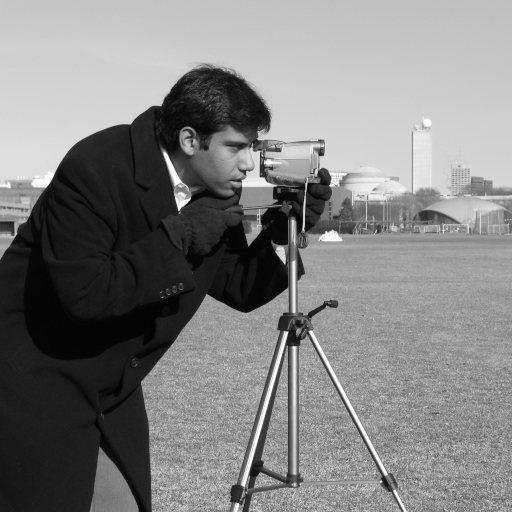
#> input picture skimage.data.camera(), 512 x 512 px
$ jupyter execute --allow-errors lab5.ipynb
#> lines starting #> are read from the running program, lines starting #| are printed output that depends on the picture; after the words box and inside, x2 and y2 are one past the last pixel; in counts of white or black regions, pixels touching at a corner belong together
# Assignment 5: Morphological & Color image processing

[cell 1]
#to import all the necessary libraries:
import numpy as np
import matplotlib.pyplot as plt
import skimage as ski
from skimage import data
from skimage import filters
import skimage.morphology as morph

## Exercise 1: Global and local Thresholding

(a) Use the sample image of the camera man ($\texttt{data.camera()}$) and display it. Determine an appropriate threshold in intensity (counts) for the image by displaying the histogram. Display the image again using this threshold. Why have you chosen this threshold?

**Threshold Definition:** The simplest thresholding methods replace each pixel in an image with a black pixel if the image intensity $I_{i,j}$ is less than some fixed constant T (that is, $I_{i,j} < T$), or a white pixel if the image intensity is greater than that constant. ([Definition from Wikipedia](https://en.wikipedia.org/wiki/Thresholding_(image_processing)#Definition))

Base on the definition, one of the most trivial methods to peak a threshold value is to choose the minimum value (or somewhere in vicinity) of probability density with respect to the image's histogram. Therefore, the image is going to be divided into two major sections due to is  maximum probability of densities which are called *object point $f(x,y) > T$* & *background point $f(x,y) < T$* in those sections. Unfortunately, this method only works the best for images with two dominant modes.

With respect to the explanations above and the shape of histogram for *Camera Man*, the best point for $T$ is somewhere near 50 or 70.

[cell 2]
img = data.camera()
#> img is the input picture: shape (512, 512); min 0, max 255, mean 129.1
imggr = ski.color.rgb2gray(img)
imggr_threshold = imggr > 70
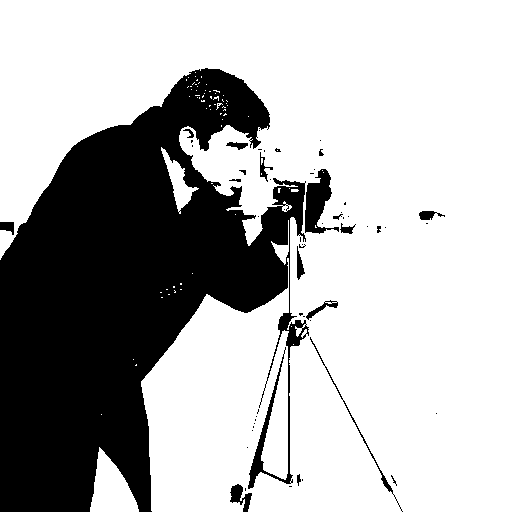
#> imggr_threshold: shape (512, 512) bool; 69.9% white; 57 black regions (40 under 20 px), largest, box (x1, y1, x2, y2) and area: (0, 68, 309, 512) 75961, (305, 169, 339, 234) 1126, (310, 337, 403, 512) 313
imggr_threshold = ski.util.img_as_ubyte(imggr_threshold)

[cell 3]
fig, axes = plt.subplots(2, 2, figsize=(20, 10))
ax = axes.ravel()

ax[0].imshow(imggr, cmap='gray')
ax[0].set_title("Original Image")
ax[1].hist(imggr.ravel(), bins=500, histtype='stepfilled', color='black')
ax[1].set_title("Histogram")
ax[2].imshow(imggr_threshold, cmap='gray')
ax[2].set_title("Threshold Image")
ax[3].hist(imggr_threshold.ravel(),
           bins=500,
           histtype='stepfilled',
           color='black')
ax[3].set_title("Histogram")

(b) Use the threshold-functions of the $\texttt{skimage.filters}$-Module $\texttt{threshold$\_$minimum}$, $\texttt{threshold$\_$mean}$, and $\texttt{threshold$\_$otsu}$ to obtain a threshold and display the image with this threshold. Compare the different results with the image in (a). Explain the idea behind the three different threshold methods.

**Minimum Threshold:** Return threshold value based on minimum method. The histogram of the input image is computed and smoothed until there are only two maxima. Then the minimum in between is the threshold value.

**Mean Threshold:** Return threshold value based on the mean of grayscale values.

**Otsu Threshold:** This threshold is determined by minimizing intra-class intensity variance, or equivalently, by maximizing inter-class variance base on formula:
$$\sigma^{2}_{\omega}(t)=\sigma^{2}_{1}(t)\omega_{1}(t) + \sigma^{2}_{2}(t)\omega_{2}(t)$$
Weights $\omega_{1}$ and $\omega_{2}$ are the probabilities of the two classes separated by a threshold $t$ ,and $\sigma^{2}_{1}$ and $\sigma^{2}_{2}$ are variances of these two classes. ([Reference: Wikipedia](https://en.wikipedia.org/wiki/Otsu%27s_method#Otsu's_Method))

[cell 4]
imggr_minimum = imggr > filters.threshold_minimum(imggr)
#> imggr_minimum: shape (512, 512) bool; 69% white; 61 black regions (49 under 20 px), largest, box (x1, y1, x2, y2) and area: (0, 68, 403, 512) 80214, (419, 210, 458, 223) 212, (0, 221, 14, 235) 145
imggr_mean = imggr > filters.threshold_mean(imggr)
#> imggr_mean: shape (512, 512) bool; 63.7% white; 1918 black regions (1885 under 20 px), largest, box (x1, y1, x2, y2) and area: (0, 64, 461, 512) 89015, (468, 178, 512, 196) 265, (0, 221, 15, 236) 181
imggr_otsu = imggr > filters.threshold_otsu(imggr)
#> imggr_otsu: shape (512, 512) bool; 67.9% white; 179 black regions (168 under 20 px), largest, box (x1, y1, x2, y2) and area: (0, 67, 403, 512) 82891, (418, 210, 460, 224) 293, (0, 221, 14, 235) 163

[cell 5]
fig, axes = plt.subplots(1, 4, figsize=(20, 5))
ax = axes.ravel()

ax[0].imshow(imggr, cmap='gray')
ax[0].set_title("Original")
ax[1].imshow(imggr_minimum, cmap='gray')
ax[1].set_title("Minimum Threshold")
ax[2].imshow(imggr_mean, cmap='gray')
ax[2].set_title("Mean Threshold")
ax[3].imshow(imggr_otsu, cmap='gray')
ax[3].set_title("Otsu Threshold")

(c) Read-in the sample image $\texttt{data.page()}$ and display it. Use a global threshold (for the entire image) to create a binary image. What do you recognize?

There is big gray gradient in page, caused by the shadows on the page and because of that, global thresholding cannot extract the text from shadowy par. Because global threshold value assuming the shadowy part as an object point.

[cell 6]
img_page = data.page()
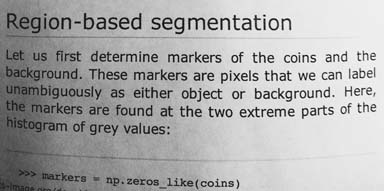
#> input picture skimage.data.page(), 384 x 191 px
#> img_page is the input picture: shape (191, 384); min 0, max 255, mean 171.5
imggr_page = ski.color.rgb2gray(img_page)
plt.imshow(imggr_page, cmap='gray')

[cell 7]
threshold_mean_page = imggr_page > filters.threshold_mean(imggr_page)
#> threshold_mean_page: shape (191, 384) bool; 55.7% white; 173 black regions (80 under 20 px), largest, box (x1, y1, x2, y2) and area: (0, 0, 214, 191) 27461, (154, 69, 188, 83) 217, (108, 17, 130, 30) 190
plt.imshow(threshold_mean_page, cmap='gray')

(d) Try a local thresholding method. What is the difference to a global threshold. Explain the method. Compare the results of global and local thresholding.

**Local thresholding method:** Compute a threshold mask image based on local pixel neighborhood. Also known as adaptive or dynamic thresholding. The threshold value is the weighted mean for the local neighborhood of a pixel subtracted by a constant.

**offset:** Constant subtracted from weighted mean of neighborhood to calculate the local threshold value. Default offset is 0.

[cell 8]
local_threshold_page = imggr_page > filters.threshold_local(
    imggr_page, 5, offset=11)
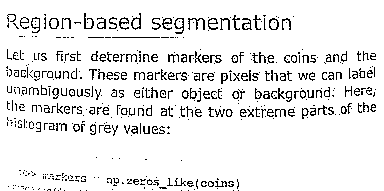
#> local_threshold_page: shape (191, 384) bool; 91.5% white; black in thin lines or dots, all inside (x1, y1, x2, y2) = (6, 13, 376, 191)

[cell 9]
fig, axes = plt.subplots(1, 2, figsize=(20, 5))
ax = axes.ravel()

ax[0].imshow(imggr_page, cmap='gray')
ax[0].set_title("Original")
ax[1].imshow(local_threshold_page, cmap='gray')
ax[1].set_title("Minimum Threshold")

## Exercise 2:

Read in the image $\texttt{sunspot.png}$, an image of a historical sunspot drawing and convert it into a binary image using a threshold. Perform the following morphological operations on the image:

[cell 10]
img = ski.util.img_as_ubyte(ski.io.imread('sunspot.png'))
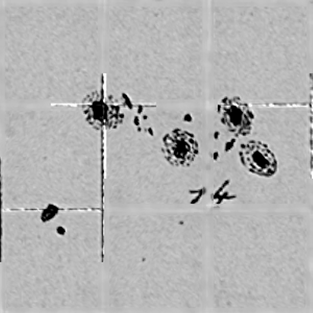
#> input picture lab5/sunspot.png, 313 x 313 px, shrunk from 600 x 600 before the run
#> img is the input picture: shape (313, 313, 3); min 0, max 255, mean 179.7
imggr = ski.color.rgb2gray(img)
imggr = ski.util.invert(imggr)
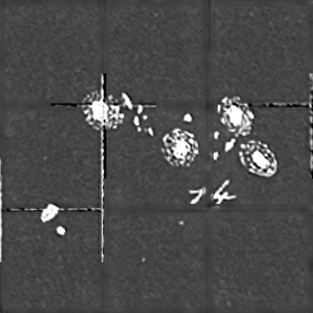
#> imggr: shape (313, 313) float64; min 0, max 1, mean 0.295
plt.imshow(imggr, cmap='gray')

[cell 11]
threshold_imggr = imggr > filters.threshold_otsu(imggr)
#> threshold_imggr: shape (313, 313) bool; 4% white; 82 white regions (57 under 20 px), largest, box (x1, y1, x2, y2) and area: (84, 88, 124, 128) 597, (221, 97, 254, 137) 576, (163, 128, 198, 165) 513
selem_disk = morph.disk(5)
selem_square = morph.square(11)

print('elemetn disk:')
print(selem_disk)
print('element square:')
print(selem_square)
plt.imshow(threshold_imggr, cmap='gray')

Here, there are two structure elements have been selected. To make a structure element the `morphology.[structure]` is used and the argument of `disk` and `square` defines respectively the radius and width of the two elements.

(a) Compute the dilation of the binary image using two different structuring elements.

**Dilation:** This morphological operation is based on hitting of the structural element and image. Which means, if structural element hit (image is scanned section is covered at least by one matrix element of structural element) a pixel in an image the other pixels of the image with size of structural element become 1. That causes, more white spaces in the image (value 1) and subsequently less black pixels (value 0)

[cell 12]
imggr_dilation_disk = morph.binary_dilation(threshold_imggr, selem_disk)
#> imggr_dilation_disk: shape (313, 313) bool; 14.8% white; 10 white regions, largest, box (x1, y1, x2, y2) and area: (77, 69, 161, 267) 4764, (208, 92, 282, 182) 3860, (157, 109, 203, 171) 1899
imggr_dilation_square = morph.binary_dilation(threshold_imggr, selem_square)
#> imggr_dilation_square: shape (313, 313) bool; 16.6% white; 9 white regions, largest, box (x1, y1, x2, y2) and area: (77, 69, 203, 267) 7390, (208, 92, 282, 182) 4259, (184, 175, 241, 209) 1384

[cell 13]
fig, axes = plt.subplots(1, 2, figsize=(10, 10))
ax = axes.ravel()

ax[0].imshow(imggr_dilation_disk, cmap='gray')
ax[0].set_title("Dilation Funcation disk")
ax[1].imshow(imggr_dilation_square, cmap='gray')
ax[1].set_title("Dilation Funcation Square")

(b) Compute the erosion of the binary image using two different structuring elements.

**Erosion:** This morphological operation is based on fitting of the structural element and image. Which means, if structural element fit (image scanned section is covered by all matrix element of structural element) a pixel in an image, the other pixels of the image with size of the structural element become 1. That causes, more black spaces and less white spaces.

[cell 14]
imggr_erosion_disk = morph.binary_erosion(threshold_imggr, selem_disk)
#> imggr_erosion_disk: shape (313, 313) bool; 0.12% white; 5 white regions (3 under 20 px), largest, box (x1, y1, x2, y2) and area: (96, 105, 104, 116) 57, (233, 111, 238, 121) 30
imggr_erosion_square = morph.binary_erosion(threshold_imggr, selem_square)
#> imggr_erosion_square: shape (313, 313) bool; 0.03% white; 2 white regions (1 under 20 px), largest, box (x1, y1, x2, y2) and area: (98, 107, 103, 114) 28

[cell 15]
fig, axes = plt.subplots(1, 2, figsize=(10, 10))
ax = axes.ravel()

ax[0].imshow(imggr_erosion_disk, cmap='gray')
ax[0].set_title("Erosion Funcation disk")
ax[1].imshow(imggr_erosion_square, cmap='gray')
ax[1].set_title("Erosion Funcation Square")

(c) Compute the opening of the binary image using two different structuring elements.

**Opening**: Is the operation of erosion and dilation, subsequently.

Together with closing, the opening serves in computer vision and image processing as a basic workhorse of morphological noise removal. Opening removes small objects from the foreground (usually taken as the bright pixels) of an image, placing them in the background, while closing removes small holes in the foreground, changing small islands of background into foreground. These techniques can also be used to find specific shapes in an image. Opening can be used to find things into which a specific structuring element can fit (edges, corners, ...).[Reference Wikipedia](https://en.wikipedia.org/wiki/Opening_(morphology))

[cell 16]
imggr_opening_disk = morph.binary_opening(threshold_imggr, selem_disk)
#> imggr_opening_disk: shape (313, 313) bool; 0.97% white; 5 white regions, box (x1, y1, x2, y2) and area: (91, 100, 109, 121) 275, (228, 106, 243, 126) 219, (41, 205, 58, 221) 172, (173, 139, 187, 155) 161, (252, 152, 266, 166) 126
imggr_opening_square = morph.binary_opening(threshold_imggr, selem_square)
#> imggr_opening_square: shape (313, 313) bool; 0.42% white; 2 white regions, box (x1, y1, x2, y2) and area: (93, 102, 108, 119) 248, (230, 109, 242, 123) 166

[cell 17]
fig, axes = plt.subplots(1, 2, figsize=(20, 20))
ax = axes.ravel()

ax[0].imshow(imggr_opening_disk, cmap='gray')
ax[0].set_title("Opening Funcation disk")
ax[1].imshow(imggr_opening_square, cmap='gray')
ax[1].set_title("Opening Funcation Square")

(d) Compute the closing of the binary image using two different structuring elements.

**Closing**: Is the operation of dilation and erosion, subsequently.

Together with closing, the opening serves in computer vision and image processing as a basic workhorse of morphological noise removal. Opening removes small objects from the foreground (usually taken as the bright pixels) of an image, placing them in the background, while closing removes small holes in the foreground, changing small islands of background into foreground. These techniques can also be used to find specific shapes in an image. Opening can be used to find things into which a specific structuring element can fit (edges, corners, ...).[Reference Wikipedia](https://en.wikipedia.org/wiki/Opening_(morphology))

[cell 18]
imggr_closing_disk = morph.binary_closing(threshold_imggr, selem_disk)
#> imggr_closing_disk: shape (313, 313) bool; 6.3% white; 26 white regions (12 under 20 px), largest, box (x1, y1, x2, y2) and area: (218, 97, 277, 177) 2205, (82, 88, 153, 248) 1841, (162, 128, 198, 166) 998
imggr_closing_square = morph.binary_closing(threshold_imggr, selem_square)
#> imggr_closing_square: shape (313, 313) bool; 6.9% white; 13 white regions (3 under 20 px), largest, box (x1, y1, x2, y2) and area: (218, 97, 277, 177) 2269, (82, 74, 156, 262) 2146, (162, 114, 198, 166) 1104

[cell 19]
fig, axes = plt.subplots(1, 2, figsize=(20, 20))
ax = axes.ravel()

ax[0].imshow(imggr_closing_disk, cmap='gray')
ax[0].set_title("Closing Funcation disk")
ax[1].imshow(imggr_closing_square, cmap='gray')
ax[1].set_title("Closting Funcation Square")

(e) Combine opening and closing methods.

[cell 20]
imggr_open_close_disk = morph.binary_opening(
    morph.binary_closing(threshold_imggr, selem_disk), selem_disk)
#> imggr_open_close_disk: shape (313, 313) bool; 4.9% white; 6 white regions, box (x1, y1, x2, y2) and area: (218, 98, 277, 177) 2123, (83, 92, 131, 131) 1231, (163, 129, 198, 165) 971, (40, 205, 58, 221) 186, (134, 105, 146, 125) 173, (214, 187, 228, 202) 145
imggr_close_open_disk = morph.binary_closing(
    morph.binary_opening(threshold_imggr, selem_disk), selem_disk)
imggr_open_close_square = morph.binary_opening(
    morph.binary_closing(threshold_imggr, selem_disk), selem_square)
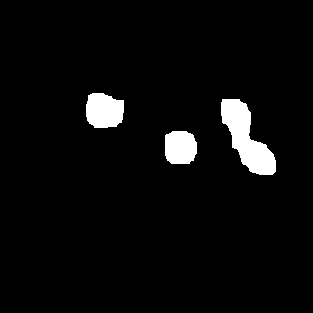
#> imggr_open_close_square: shape (313, 313) bool; 4.2% white; 3 white regions, box (x1, y1, x2, y2) and area: (221, 99, 276, 175) 2059, (86, 93, 124, 128) 1113, (165, 131, 197, 164) 935
imggr_close_open_square = morph.binary_closing(
    morph.binary_opening(threshold_imggr, selem_disk), selem_square)
#> imggr_close_open_square: shape (313, 313) bool; 0.98% white; 5 white regions, box (x1, y1, x2, y2) and area: (91, 100, 109, 121) 277, (228, 106, 243, 126) 222, (41, 205, 58, 221) 172, (173, 139, 187, 155) 163, (252, 152, 266, 166) 126

[cell 21]
fig, axes = plt.subplots(1, 4, figsize=(20, 20))
ax = axes.ravel()

ax[0].imshow(imggr_open_close_disk, cmap='gray')
ax[0].set_title("Open-Close Circle element")
ax[1].imshow(imggr_close_open_disk, cmap='gray')
ax[1].set_title("Close-Open Circle element")
ax[2].imshow(imggr_open_close_square, cmap='gray')
ax[2].set_title("Close-Open Square element")
ax[3].imshow(imggr_close_open_square, cmap='gray')
ax[3].set_title("Close-Open Square element")

(f) Discuss the different procedures and resulting images.

Most of the things are explained in the sections. The only thing worth to mention is the result images in the sections, which are different with respect to their structural element and that is observable in the images.

## Exercise 3: Skeletons

Take the image $\texttt{snapshot.jpg}$ of a CT scan of a bone and convert it into a grayscale image and then in a binary image with an appropriate threshold.

[cell 22]
img = ski.util.img_as_ubyte(ski.io.imread('snapshot.jpg'))
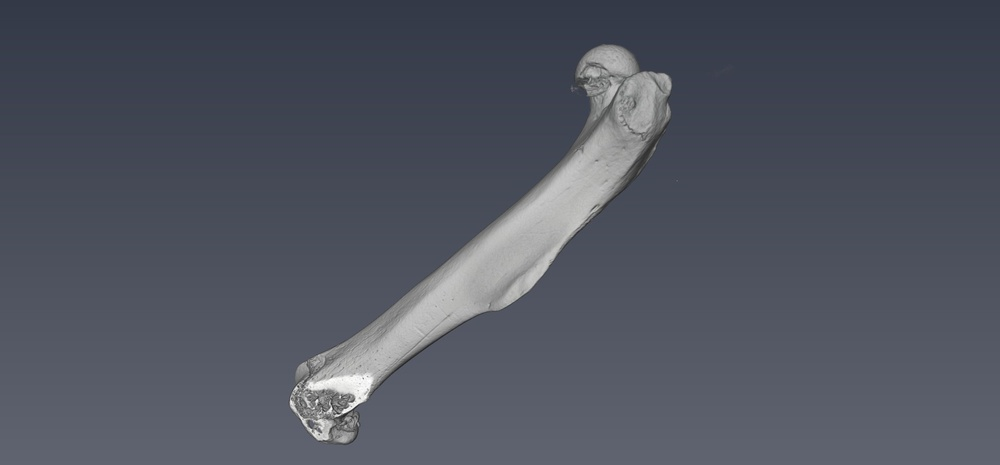
#> input picture lab5/snapshot.jpg, 1000 x 465 px, shrunk from 1918 x 892 before the run
#> img is the input picture: shape (465, 1000, 3); mean R, G, B 79.8, 84.1, 95.7
imggr = ski.color.rgb2gray(img)
#> imggr: shape (465, 1000) float64

threshold_imggr = imggr > filters.threshold_otsu(imggr)
#> threshold_imggr: shape (465, 1000) bool; 6.2% white; 35 white regions (28 under 20 px), largest, box (x1, y1, x2, y2) and area: (290, 72, 671, 441) 26422, (578, 45, 636, 121) 1989, (332, 429, 354, 443) 203

[cell 23]
fig, axes = plt.subplots(1, 2, figsize=(10, 10))
ax = axes.ravel()

ax[0].imshow(imggr, cmap='gray')
ax[0].set_title("Original Image")
ax[1].imshow(threshold_imggr, cmap='gray')
ax[1].set_title("Otsu thresholded Image")

(a) Obtain a morphological skeleton of the image.

[cell 24]
imggr_skeleton = morph.skeletonize(threshold_imggr)
#> imggr_skeleton: shape (465, 1000) bool; 0.64% white in thin lines or dots, all inside (x1, y1, x2, y2) = (290, 53, 669, 440)
plt.imshow(imggr_skeleton, cmap='gray')

(b) Can you improve the result (less branches) by using other morphological operations
(opening, closing, filling of holes,...)?

[cell 25]
selem_disk = morph.disk(10)
imggr_open_close_disk = morph.binary_opening(
    morph.binary_closing(threshold_imggr, selem_disk), selem_disk)
#> imggr_open_close_disk: shape (465, 1000) bool; 6.8% white; 1 white region, box (x1, y1, x2, y2) and area: (290, 45, 671, 443) 31780
imggr_skeleton = morph.skeletonize(imggr_open_close_disk)
#> imggr_skeleton: shape (465, 1000) bool; 0.09% white in thin lines or dots, all inside (x1, y1, x2, y2) = (328, 73, 646, 419)

[cell 26]
fig, axes = plt.subplots(1, 2, figsize=(20, 20))
ax = axes.ravel()

ax[0].imshow(imggr_open_close_disk, cmap='gray')
ax[0].set_title("Open-Close Circle element")
ax[1].imshow(imggr_skeleton, cmap='gray')
ax[1].set_title("Skeleton")

(c) Use thinning on the image with and without several iterations. What is the difference to the skeletonizing method?

Both of the functions use for showing the basic lines of the image. However skeleton is much better and mostly based on opening but thinning is based on hit or miss method.

[cell 27]
imggr_1thin = morph.thin(threshold_imggr, max_iter=1)
#> imggr_1thin: shape (465, 1000) bool; 5.8% white; 35 white regions (29 under 20 px), largest, box (x1, y1, x2, y2) and area: (290, 73, 670, 440) 24867, (578, 46, 635, 121) 1603, (333, 430, 353, 442) 141, (297, 361, 309, 379) 100, (344, 419, 359, 430) 40, (664, 104, 669, 123) 26
imggr_sevthin = morph.thin(threshold_imggr, max_iter=120)
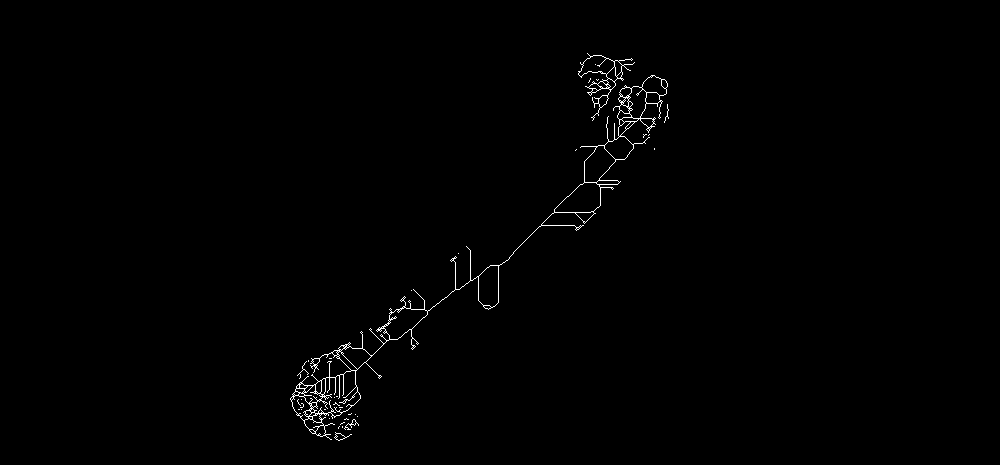
#> imggr_sevthin: shape (465, 1000) bool; 0.65% white in thin lines or dots, all inside (x1, y1, x2, y2) = (290, 53, 669, 441)

[cell 28]
fig, axes = plt.subplots(1, 2, figsize=(20, 20))
ax = axes.ravel()

ax[0].imshow(imggr_1thin, cmap='gray')
ax[0].set_title("Open-Close Circle element")
ax[1].imshow(imggr_sevthin, cmap='gray')
ax[1].set_title("Close-Open Circle element")

## Exercise 4: RGB images

Pick an color-image. Extract the R-, G-, and B-color component and display the single components. Concatenate it back and display the image.

[cell 29]
img = (data.astronaut())
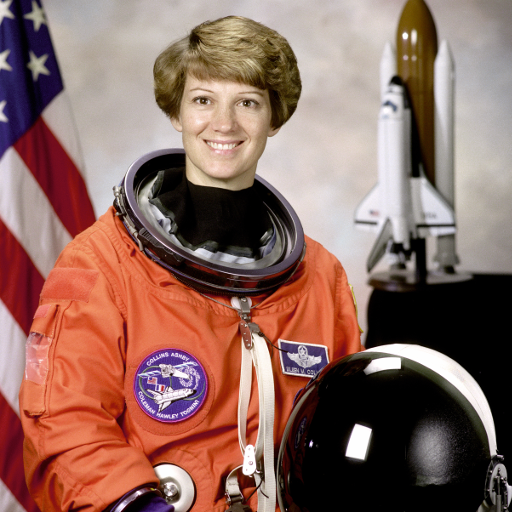
#> input picture skimage.data.astronaut(), 512 x 512 px
#> img is the input picture: shape (512, 512, 3); mean R, G, B 141.6, 105.8, 96.5
imgR = img[:, :, 0]
imgG = img[:, :, 1]
imgB = img[:, :, 2]

img_new = np.zeros((img.shape), dtype='uint8')
img_new[:, :, 0] = imgR
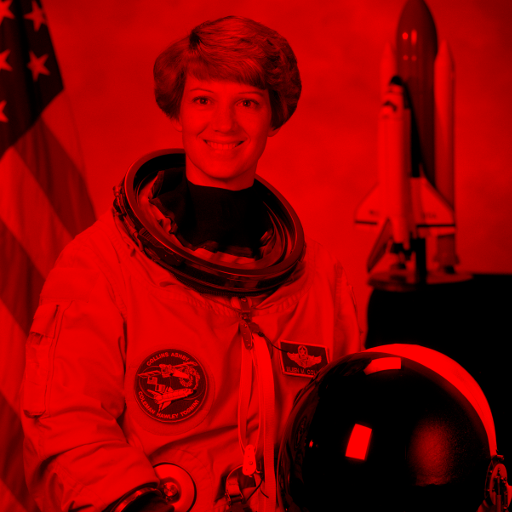
#> img_new: shape (512, 512, 3); mean of channels 0, 1, 2 141.6, 0, 0; drawn as R, G, B
img_new[:, :, 1] = imgG
img_new[:, :, 2] = imgB

plt.imshow(img_new)
